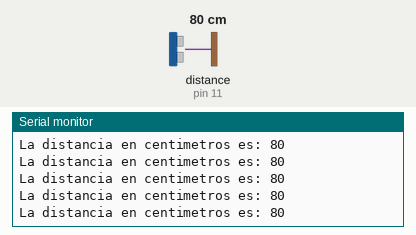
Simulated run of this sketch. Board: Arduino Uno, built with avr-gcc and run on an emulated ATmega328P. Shown: the last lines printed to the serial monitor. Wiring (inferred from the names in the program): ultrasonic range finder: trigger pin 12; echo pin 11. Inputs (shaded band) come from the test bench; at power-on: distance to the obstacle (sensor on pin 11) 80 cm. The echo pulse lasts 58.3 µs per cm.

Above: at 1.2 s.
1.3 s: distance to the obstacle (sensor on pin 11) set to 120 cm
At 1.8 s:
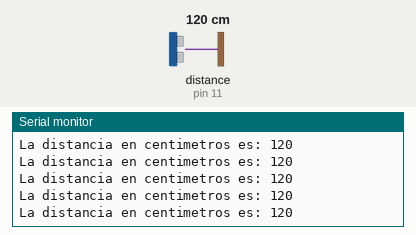
4.3 s: distance to the obstacle (sensor on pin 11) set to 18 cm
At 5.3 s:
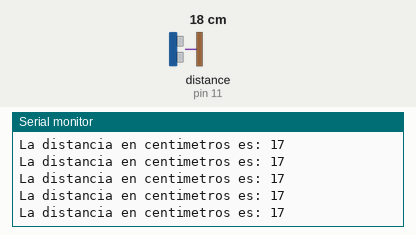
7.3 s: distance to the obstacle (sensor on pin 11) set to 2 cm
At 7.9 s:
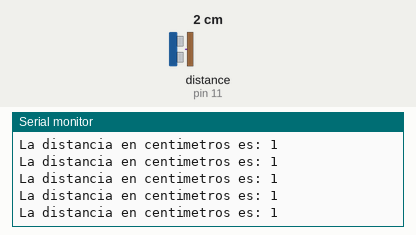
10.3 s: distance to the obstacle (sensor on pin 11) set to 35 cm
At 11.1 s:
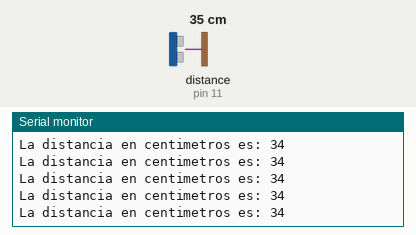
13.3 s: distance to the obstacle (sensor on pin 11) set to 4 cm
At 14.4 s:
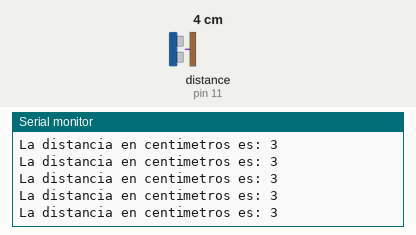
16.3 s: distance to the obstacle (sensor on pin 11) set to 60 cm
At 17.4 s:
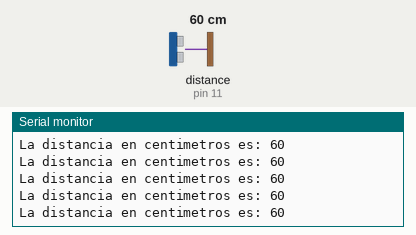
Timing chart, 0 to 19.3 s (numbered marks = the images above; inputs shaded):
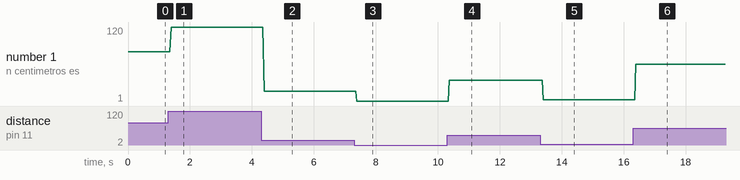

The sketch:

Ultrasonidos.ino
```cpp
#define trig 12
#define echo 11
long int duracion;
long int distancia;

void setup() {
  pinMode(trig, OUTPUT);
  pinMode(echo, INPUT);
  Serial.begin (9600);
}

void loop() {
  digitalWrite(trig, LOW);    // Nos aseguramos de que el trigger está desactivado
  delayMicroseconds(2);       // Para estar seguros de que el trigger ya está LOW
  digitalWrite(trig, HIGH);   // Activamos el pulso de salida
  delayMicroseconds(10);      // Esperamos 10µs. El pulso sigue active este tiempo
  digitalWrite(trig, LOW);    // Cortamos el pulso y a esperar el echo

  duracion = pulseIn(echo, HIGH) ; //Mediante pulsein calculamos la duración de la señal

  distancia = duracion / (29*2);
  //distancia = duracion * (0.034/2);

  Serial.print("La distancia en centimetros es: ");
  Serial.println(distancia);
}
```

Measured:
- after the input at 1.3 s, the serial monitor: prints a new line after 0.09 s (image 1)
- after the input at 4.3 s, the serial monitor: prints a new line after 0.09 s (image 2)
- after the input at 7.3 s, the serial monitor: prints a new line after 0.09 s (image 3)
- after the input at 10.3 s, the serial monitor: prints a new line after 0.07 s (image 4)
- after the input at 13.3 s, the serial monitor: prints a new line after 0.10 s (image 5)
- after the input at 16.3 s, the serial monitor: prints a new line after 0.09 s (image 6)
- plotted number 1: 80 → 120 after the input at 1.3 s, 120 → 17 after the input at 4.3 s, 17 → 1 after the input at 7.3 s, 1 → 34 after the input at 10.3 s, 34 → 3 after the input at 13.3 s
